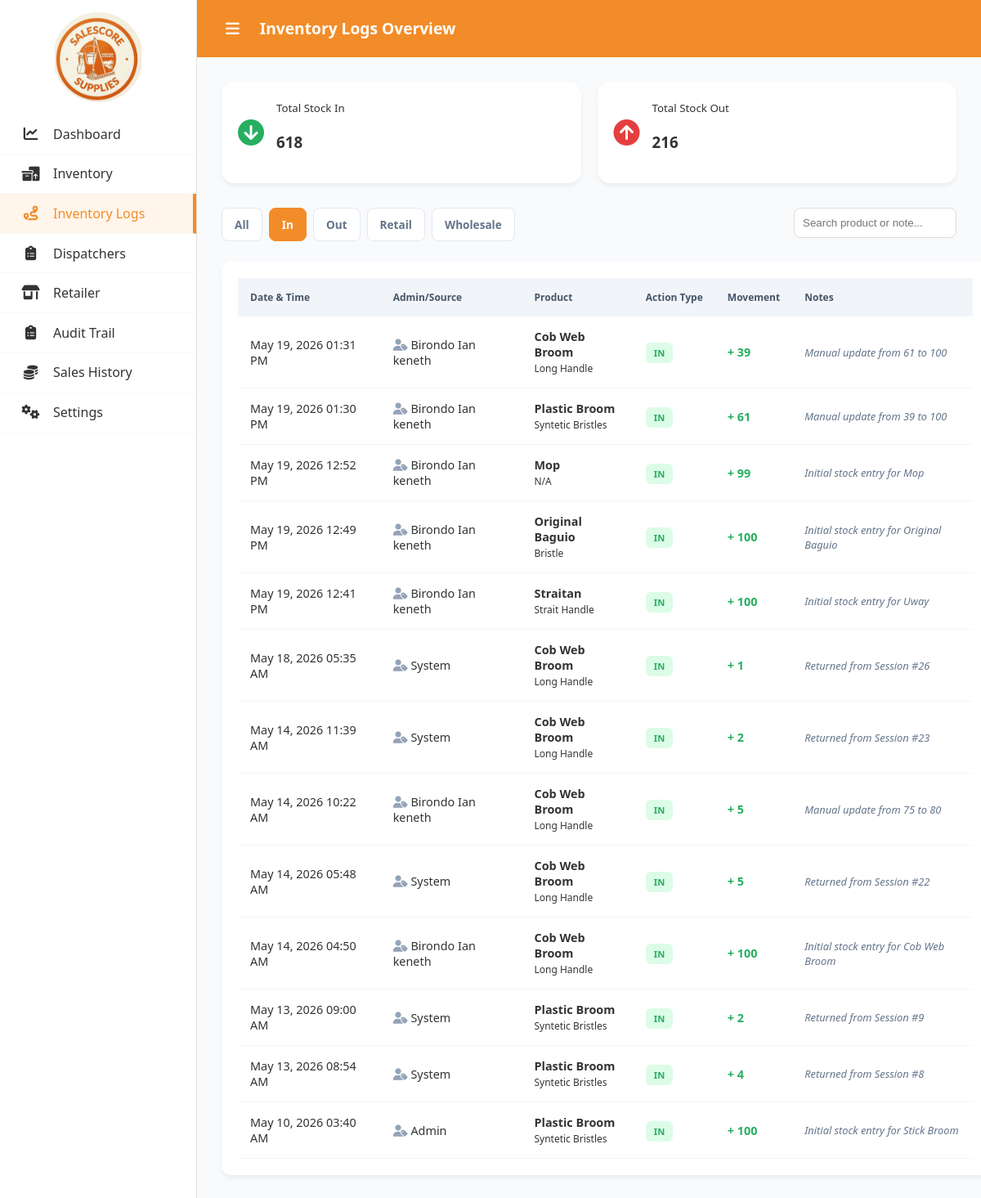
The app's page /inventory_logs.php?filter=In (signed in) with its own data.
### tables this page shows
CREATE TABLE `inventory_logs` (
  `id` int(11) NOT NULL,
  `product_id` int(11) NOT NULL,
  `admin_name` varchar(255) NOT NULL,
  `action` enum('Added','Removed','Updated') NOT NULL,
  `quantity_change` int(11) NOT NULL,
  `notes` text DEFAULT NULL,
  `created_at` timestamp NOT NULL DEFAULT current_timestamp()
);

CREATE TABLE `products` (
  `id` int(11) NOT NULL,
  `category` varchar(100) NOT NULL,
  `product_name` varchar(255) NOT NULL,
  `variation` varchar(100) DEFAULT 'Standard',
  `description` text DEFAULT NULL,
  `wholesale_price` decimal(10,2) NOT NULL DEFAULT 0.00,
  `retail_price` decimal(10,2) NOT NULL DEFAULT 0.00,
  `quantity` int(11) NOT NULL DEFAULT 0,
  `max_quantity` int(11) NOT NULL DEFAULT 100,
  `image_path` varchar(255) DEFAULT 'default-product.png',
  `created_at` timestamp NOT NULL DEFAULT current_timestamp()
);

### inventory_logs.php (the view, shortened to what this page needs)
<?php
require_once "auth/conn.php";
$filter = isset($_GET['filter']) ? $_GET['filter'] : 'All';
$search = isset($_GET['search']) ? trim($_GET['search']) : '';
$whereClauses = [];
$params = [];
if ($filter === 'In') {
    $whereClauses[] = "il.action = 'Added'";
    } elseif ($filter === 'Out') {
        $whereClauses[] = "il.action = 'Removed'";
    } elseif ($filter === 'Retail') {
        $whereClauses[] = "il.notes LIKE :retail_note";
        $params[':retail_note'] = '%Retail%';
    } elseif ($filter === 'Wholesale') {
        $whereClauses[] = "(il.notes LIKE :wholesale_note OR il.notes LIKE :return_note)";
        $params[':wholesale_note'] = '%Wholesale%';
        $params[':return_note'] = '%Returned%';
    }
$whereSQL = !empty($whereClauses) ? " WHERE " . implode(" AND ", $whereClauses) : "";
$query = "SELECT il.*, p.product_name, p.variation
        FROM inventory_logs il
        JOIN products p ON il.product_id = p.id
        $whereSQL
        ORDER BY il.created_at DESC";
$stmt = $pdo->prepare($query);
$stmt->execute($params);
$logs = $stmt->fetchAll(PDO::FETCH_ASSOC);
$totalIn = $pdo->query("SELECT SUM(quantity_change) FROM inventory_logs WHERE action = 'Added'")->fetchColumn() ?? 0;
$totalOut = $pdo->query("SELECT SUM(quantity_change) FROM inventory_logs WHERE action = 'Removed'")->fetchColumn() ?? 0;
function e(mixed $value): string {
    return htmlspecialchars((string)($value ?? ''), ENT_QUOTES, 'UTF-8');
}
?>
<!DOCTYPE html>
<html lang="en">
<head>
    <link rel="stylesheet" href="https://cdnjs.cloudflare.com/ajax/libs/font-awesome/6.4.0/css/all.min.css">
    <link rel="stylesheet" href="assets/css/log.css">
</head>
<body>
    <div class="container">
        <aside class="sidebar">
        <div class="sidebar-header">
                <img src="assets/img/logo.png" alt="Salescore Logo" class="sidebar-logo">
            </div>
            <nav style="flex-grow: 1;">
                <a href="index.php " class="nav-item " data-title="Dashboard">
                    <div class="icon"><i class="fa-solid fa-chart-line"></i></div>
                    <span>Dashboard</span>
                </a>
                <a href="inventory.php" class="nav-item" data-title="Inventory">
                    <div class="icon"><i class="fa-solid fa-boxes-packing"></i></div>
                    <span>Inventory</span>
                </a>
                <a href="inventory_logs.php" class="nav-item active" data-title="Inventory Logs">
                    <div class="icon"><i class="fa-solid fa-route"></i></div>
                    <span>Inventory Logs</span>
                </a>
                <a href="dispatchers.php" class="nav-item" data-title="Dispatchers">
                    <div class="icon"><i class="fa-solid fa-clipboard-list"></i></div>
                    <span>Dispatchers</span>
                </a>
                <a href="retailer.php" class="nav-item" data-title="Retailer">
                    <div class="icon"><i class="fa-solid fa-shop"></i></div>
                    <span>Retailer</span>
                </a>
                <a href="audit_trail.php" class="nav-item " data-title="Audit Trail">
                    <div class="icon"><i class="fa-solid fa-clipboard-list"></i></div>
                    <span>Audit Trail</span>
                </a>
                <a href="sales.php" class="nav-item" data-title="Sales History">
                    <div class="icon"><i class="fa-solid fa-coins"></i></div>
                    <span>Sales History</span>
                </a>
                <a href="setting.php" class="nav-item " data-title="Settings">
                    <div class="icon"><i class="fa-solid fa-gears"></i></div>
                    <span>Settings</span>
                </a>
            </nav>
        </aside>
        <main class="main-content">
        <header class="header">
            <div class="header-left">
                <button id="sidebarToggle" class="hamburger-btn"><i class="fa-solid fa-bars"></i></button>
                <h1 style="white-space: nowrap; margin-right: 20px;">Inventory Logs Overview</h1>
            </div>
        </header>
        <section class="report-container">
            <div class="summary-cards">
                <div class="s-card">
                    <i class="fa-solid fa-circle-arrow-down fa-2x" style="color:var(--success)"></i>
                    <div><small>Total Stock In</small><h3><?= number_format($totalIn) ?></h3></div>
                </div>
                <div class="s-card">
                    <i class="fa-solid fa-circle-arrow-up fa-2x" style="color:var(--danger)"></i>
                    <div><small>Total Stock Out</small><h3><?= number_format($totalOut) ?></h3></div>
                </div>
        </div>
        <div class="controls-row">
            <div class="filter-group" style="display:flex; gap:8px; flex-wrap: wrap;">
                <a href="?filter=All" class="filter-btn <?= $filter === 'All' ? 'active' : '' ?>">All</a>
                <a href="?filter=In" class="filter-btn <?= $filter === 'In' ? 'active' : '' ?>">In </a>
                <a href="?filter=Out" class="filter-btn <?= $filter === 'Out' ? 'active' : '' ?>">Out </a>
                <a href="?filter=Retail" class="filter-btn <?= $filter === 'Retail' ? 'active' : '' ?>">Retail </a>
                <a href="?filter=Wholesale" class="filter-btn <?= $filter === 'Wholesale' ? 'active' : '' ?>">Wholesale</a>
            </div>
            <form method="GET">
                <input type="text" name="search" placeholder="Search product or note..." value="<?= e($search) ?>" style="padding:10px; border-radius:8px; border:1px solid #ddd; width: 100%; max-width: 300px; box-sizing: border-box;">
            </form>
        </div>
            <div class="table-responsive">
                <table class="log-table">
                    <thead>
                        <tr>
                            <th>Date & Time</th>
                            <th>Admin/Source</th>
                            <th>Product</th>
                            <th>Action Type</th>
                            <th>Movement</th>
                            <th>Notes</th>
                        </tr>
                    </thead>
                    <tbody>
                        <?php foreach ($logs as $log): ?>
                        <tr>
                            <td><?= date('M d, Y h:i A', strtotime($log['created_at'])) ?></td>
                            <td><i class="fa-solid fa-user-tag" style="color:#94a3b8"></i> <?= e($log['admin_name']) ?></td>
                            <td><b><?= e($log['product_name']) ?></b> <br><small><?= e($log['variation']) ?></small></td>
                            <td>
                                <?php if(strpos($log['notes'], 'Retail') !== false): ?>
                                    <span class="badge badge-retail">OUT</span>
                                <?php elseif(strpos($log['notes'], 'Remit') !== false): ?>
                                    <span class="badge badge-wholesale">WHOLESALE</span>
                                <?php else: ?>
                                    <span class="badge <?= $log['action'] == 'Added' ? 'badge-in' : 'badge-out' ?>">
                                        <?= $log['action'] == 'Added' ? 'IN' : 'OUT' ?>
                                    </span>
                                <?php endif; ?>
                            </td>
                            <td style="font-weight:bold; color: <?= $log['action'] == 'Added' ? 'var(--success)' : 'var(--danger)' ?>;">
                                <?= $log['action'] == 'Added' ? '+' : '-' ?> <?= number_format($log['quantity_change']) ?>
                            </td>
                            <td style="color: #64748b; font-style: italic; font-size: 0.8rem;"><?= e($log['notes']) ?></td>
                        </tr>
                        <?php endforeach; ?>
                    </tbody>
                </table>
            </div>
    </section>
</main>
</body>
</html>

### assets/css/log.css (style rules this page uses)
:root { --primary: #f28c28; --success: #27ae60; --danger: #e53e3e; --retail: #7b1fa2; --wholesale: #1976d2; }
body { margin: 0; padding: 0; font-family: 'Segoe UI', Tahoma, Geneva, Verdana, sans-serif; background-color: #f9f9f7; color: #333; overflow-x: hidden; }
.container { display: flex; min-height: 100vh; }
.sidebar { width: 240px; background-color: #ffffff; border-right: 1px solid #e0e0e0; display: flex; flex-direction: column; transition: width 0.4s cubic-bezier(0.4, 0, 0.2, 1); overflow: visible; white-space: nowrap; flex-shrink: 0; }
.sidebar-header { height: auto; min-height: 90px; padding: 15px 25px; font-size: 1.2rem; font-weight: bold; color: #f28c28; display: flex; align-items: center; justify-content: center; position: relative; box-sizing: border-box; gap: 15px; }
.sidebar-logo { width: 110px; height: 110px; object-fit: contain; border-radius: 50%; transition: all 0.3s cubic-bezier(0.4, 0, 0.2, 1); display: block; margin: 0 auto; flex-shrink: 0; }
.sidebar span { position: absolute; left: 65px; opacity: 1; visibility: visible; transition: opacity 0.3s ease, transform 0.3s ease; transform: translateX(0); }
nav { flex: 1; }
.nav-item { padding: 15px 25px; display: flex; align-items: center; cursor: pointer; border-bottom: 1px solid #f9f9f9; font-weight: 500; color: #555; transition: background 0.3s ease, color 0.3s ease; position: relative; text-decoration: none; color: inherit; }
.nav-item.active { background-color: #fff5eb; color: #f28c28; border-right: 4px solid #f28c28; }
.icon { min-width: 25px; font-size: 1.1rem; text-align: center; display: flex; justify-content: center; align-items: center; margin: 0; flex-shrink: 0; transition: transform 0.4s ease; }
.main-content { flex: 1; padding: 0; min-width: 0; }
.header { background-color: var(--primary); height: 70px; padding: 0 30px; display: flex; justify-content: space-between; align-items: center; box-sizing: border-box; }
.header-left { display: flex; align-items: center; gap: 20px; }
.header h1 { color: white; margin: 0; font-size: 1.2rem; }
.hamburger-btn { background: none; border: none; color: white; font-size: 1.2rem; cursor: pointer; padding: 5px; display: flex; align-items: center; transition: transform 0.2s ease; }
.report-container { padding: 30px; background: #f8fafc; min-height: 100vh; }
.controls-row { display: flex; justify-content: space-between; margin-bottom: 25px; gap: 15px; flex-wrap: wrap; }
.summary-cards { display: grid; grid-template-columns: repeat(auto-fit, minmax(200px, 1fr)); gap: 20px; margin-bottom: 30px; }
.s-card { background: white; padding: 20px; border-radius: 16px; display: flex; align-items: center; gap: 15px; box-shadow: 0 4px 6px rgba(0,0,0,0.05); }
.filter-btn { padding: 10px 15px; border-radius: 8px; background: white; color: #64748b; text-decoration: none; border: 1px solid #e2e8f0; font-size: 0.85rem; font-weight: 600; transition: 0.2s; }
.filter-btn.active { background: var(--primary); color: white; border-color: var(--primary); }
.badge { padding: 5px 10px; border-radius: 6px; font-size: 0.7rem; font-weight: 800; }
.badge-in { background: #dcfce7; color: var(--success); }
.table-responsive { width: 100%; overflow-x: auto; margin-bottom: 20px; border-radius: 12px; background: white; box-shadow: 0 4px 6px rgba(0,0,0,0.05); padding: 20px; }
.log-table { width: 100%; border-collapse: collapse; background: white; }
.log-table th { background: #f1f5f9; padding: 15px; text-align: left; font-size: 0.75rem; color: #475569; white-space: nowrap; }
.log-table td { padding: 15px; border-bottom: 1px solid #f1f5f9; font-size: 0.9rem; }
table { width: 100%; border-collapse: collapse; }
th { text-align: left; color: #888; font-size: 0.8rem; padding-bottom: 10px; }
td { padding: 12px 0; border-bottom: 1px solid #eee; }

### records on screen
inventory_logs: created_at "May 19, 2026 01:31 PM", admin_name "Birondo Ian keneth", product.product_name "Cob Web Broom", product.variation "Long Handle", action "IN", quantity_change "39", notes "Manual update from 61 to 100"
inventory_logs: created_at "May 19, 2026 01:30 PM", admin_name "Birondo Ian keneth", product.product_name "Plastic Broom", product.variation "Syntetic Bristles", action "IN", quantity_change "61", notes "Manual update from 39 to 100"
inventory_logs: created_at "May 19, 2026 12:52 PM", admin_name "Birondo Ian keneth", product.product_name "Mop", product.variation "N/A", action "IN", quantity_change "99", notes "Initial stock entry for Mop"
inventory_logs: created_at "May 19, 2026 12:49 PM", admin_name "Birondo Ian keneth", product.product_name "Original Baguio", product.variation "Bristle", action "IN", quantity_change "100", notes "Initial stock entry for Original Baguio"
inventory_logs: created_at "May 19, 2026 12:41 PM", admin_name "Birondo Ian keneth", product.product_name "Straitan", product.variation "Strait Handle", action "IN", quantity_change "100", notes "Initial stock entry for Uway"
inventory_logs: created_at "May 18, 2026 05:35 AM", admin_name "System", product.product_name "Cob Web Broom", product.variation "Long Handle", action "IN", quantity_change "1", notes "Returned from Session #26"
inventory_logs: created_at "May 14, 2026 11:39 AM", admin_name "System", product.product_name "Cob Web Broom", product.variation "Long Handle", action "IN", quantity_change "2", notes "Returned from Session #23"
inventory_logs: created_at "May 14, 2026 10:22 AM", admin_name "Birondo Ian keneth", product.product_name "Cob Web Broom", product.variation "Long Handle", action "IN", quantity_change "5", notes "Manual update from 75 to 80"
inventory_logs: created_at "May 14, 2026 05:48 AM", admin_name "System", product.product_name "Cob Web Broom", product.variation "Long Handle", action "IN", quantity_change "5", notes "Returned from Session #22"
inventory_logs: created_at "May 14, 2026 04:50 AM", admin_name "Birondo Ian keneth", product.product_name "Cob Web Broom", product.variation "Long Handle", action "IN", quantity_change "100", notes "Initial stock entry for Cob Web Broom"
inventory_logs: created_at "May 13, 2026 09:00 AM", admin_name "System", product.product_name "Plastic Broom", product.variation "Syntetic Bristles", action "IN", quantity_change "2", notes "Returned from Session #9"
inventory_logs: created_at "May 13, 2026 08:54 AM", admin_name "System", product.product_name "Plastic Broom", product.variation "Syntetic Bristles", action "IN", quantity_change "4", notes "Returned from Session #8"
inventory_logs: created_at "May 10, 2026 03:40 AM", admin_name "Admin", product.product_name "Plastic Broom", product.variation "Syntetic Bristles", action "IN", quantity_change "100", notes "Initial stock entry for Stick Broom"

### other values on screen
$totalIn "618"
$totalOut "216"
